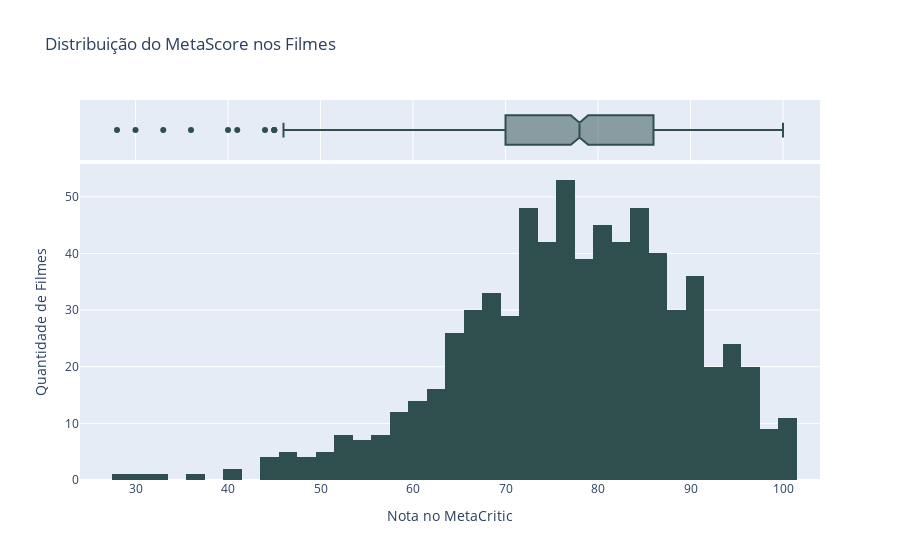

Write notebook code for a chart like this one.
### Markdown cell above
**Distribuição do MetaScore**: Para analisar como o MetaScore está distribuído entre os filmes, aplicaremos um **Histograma** junto de um **Boxplot**, pois ambos os gráficos auxiliam no entendimento da distribuição em variáveis númericas.

Analisando os gráficos, é visível que a maior parte dos filmes possui uma nota no MetaCritic entre 70 e 86, com alguns outliers mal avaliados com nota inferior a 40.

### Code cell
# Distribuição do MetaCritic Score
fig = px.histogram(
    x=df.Meta_score, 
    title="Distribuição do MetaScore nos Filmes",
    marginal="box",
    labels={"x": "Nota no MetaCritic"}
    ).update_traces(marker_color="DarkSlateGray").update_layout(yaxis_title="Quantidade de Filmes")
fig.show()

### Figure 1 — Plotly figure (JSON) as saved in the notebook; plotly's stock layout.template omitted (floating-point values rounded to 4 significant figures; data arrays with more than 128 entries replaced by an {"elided": "..."} marker saying what was removed)
{"data": [{"alignmentgroup": "True", "bingroup": "x", "hovertemplate": "Nota no MetaCritic=%{x}<br>count=%{y}<extra></extra>", "legendgroup": "", "marker": {"color": "DarkSlateGray", "pattern": {"shape": ""}}, "name": "", "offsetgroup": "", "orientation": "v", "showlegend": false, "type": "histogram", "x": {"elided": "714 int values"}, "xaxis": "x", "yaxis": "y"}, {"alignmentgroup": "True", "hovertemplate": "Nota no MetaCritic=%{x}<extra></extra>", "legendgroup": "", "marker": {"color": "DarkSlateGray"}, "name": "", "notched": true, "offsetgroup": "", "showlegend": false, "type": "box", "x": {"elided": "714 int values"}, "xaxis": "x2", "yaxis": "y2"}], "layout": {"barmode": "relative", "legend": {"tracegroupgap": 0}, "title": {"text": "Distribuição do MetaScore nos Filmes"}, "xaxis": {"anchor": "y", "domain": [0, 1], "title": {"text": "Nota no MetaCritic"}}, "xaxis2": {"anchor": "y2", "domain": [0, 1], "matches": "x", "showgrid": true, "showticklabels": false}, "yaxis": {"anchor": "x", "domain": [0, 0.8316], "title": {"text": "Quantidade de Filmes"}}, "yaxis2": {"anchor": "x2", "domain": [0.8416, 1], "matches": "y2", "showgrid": false, "showline": false, "showticklabels": false, "ticks": ""}}}
